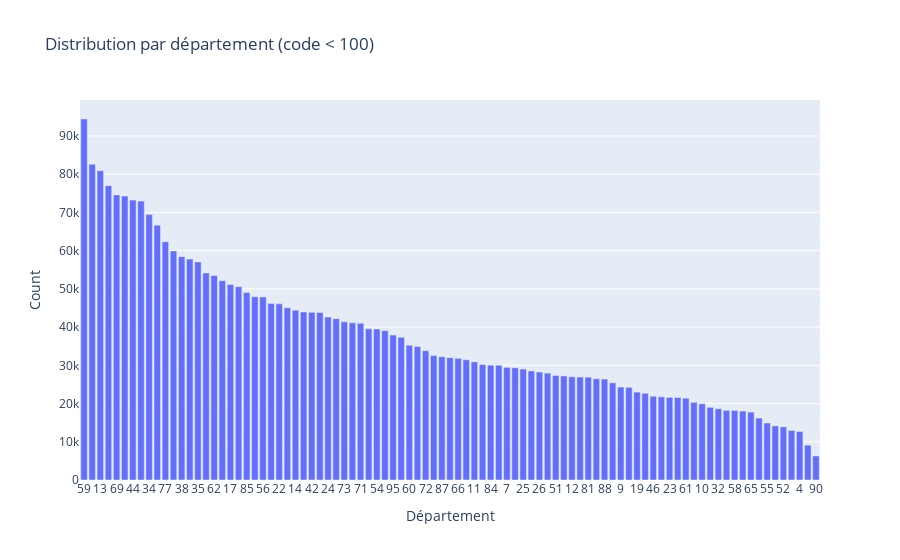

Notebook code cell kept with this figure:
### Markdown cell above
### Widget 1.3
<!-- COMPLÉTEZ ICI: Décrivez le type de graphique et les insights attendus -->

### Code cell
# Distribution par département
def distribution_par_departement(df, sort=False):
    df['code_departement'] = df['code_departement'].astype(str)
    
    # Filter departments where numeric code is less than 100
    df_filtered = df[pd.to_numeric(df['code_departement'], errors='coerce') < 100]
    
    dept_counts = df_filtered['code_departement'].value_counts(sort=sort).reset_index()
    dept_counts.columns = ['Département', 'Count']
    
    # Department names mapping
    dept_names = {
        '01': 'Ain', '02': 'Aisne', '03': 'Allier', '04': 'Alpes-de-Haute-Provence',
        '05': 'Hautes-Alpes', '06': 'Alpes-Maritimes', '07': 'Ardèche', '08': 'Ardennes',
        '09': 'Ariège', '10': 'Aube', '11': 'Aude', '12': 'Aveyron',
        '13': 'Bouches-du-Rhône', '14': 'Calvados', '15': 'Cantal', '16': 'Charente',
        '17': 'Charente-Maritime', '18': 'Cher', '19': 'Corrèze', '21': "Côte-d'Or",
        '22': "Côtes-d'Armor", '23': 'Creuse', '24': 'Dordogne', '25': 'Doubs',
        '26': 'Drôme', '27': 'Eure', '28': 'Eure-et-Loir', '29': 'Finistère',
        '2A': 'Corse-du-Sud', '2B': 'Haute-Corse', '30': 'Gard', '31': 'Haute-Garonne',
        '32': 'Gers', '33': 'Gironde', '34': 'Hérault', '35': 'Ille-et-Vilaine',
        '36': 'Indre', '37': 'Indre-et-Loire', '38': 'Isère', '39': 'Jura',
        '40': 'Landes', '41': 'Loir-et-Cher', '42': 'Loire', '43': 'Haute-Loire',
        '44': 'Loire-Atlantique', '45': 'Loiret', '46': 'Lot', '47': 'Lot-et-Garonne',
        '48': 'Lozère', '49': 'Maine-et-Loire', '50': 'Manche', '51': 'Marne',
        '52': 'Haute-Marne', '53': 'Mayenne', '54': 'Meurthe-et-Moselle', '55': 'Meuse',
        '56': 'Morbihan', '57': 'Moselle', '58': 'Nièvre', '59': 'Nord',
        '60': 'Oise', '61': 'Orne', '62': 'Pas-de-Calais', '63': 'Puy-de-Dôme',
        '64': 'Pyrénées-Atlantiques', '65': 'Hautes-Pyrénées', '66': 'Pyrénées-Orientales',
        '67': 'Bas-Rhin', '68': 'Haut-Rhin', '69': 'Rhône', '70': 'Haute-Saône',
        '71': 'Saône-et-Loire', '72': 'Sarthe', '73': 'Savoie', '74': 'Haute-Savoie',
        '75': 'Paris', '76': 'Seine-Maritime', '77': 'Seine-et-Marne', '78': 'Yvelines',
        '79': 'Deux-Sèvres', '80': 'Somme', '81': 'Tarn', '82': 'Tarn-et-Garonne',
        '83': 'Var', '84': 'Vaucluse', '85': 'Vendée', '86': 'Vienne',
        '87': 'Haute-Vienne', '88': 'Vosges', '89': 'Yonne', '90': 'Territoire de Belfort',
        '91': 'Essonne', '92': 'Hauts-de-Seine', '93': 'Seine-Saint-Denis', '94': 'Val-de-Marne',
        '95': "Val-d'Oise"
    }
    
    # Ensure Département column is string type
    dept_counts['Département'] = dept_counts['Département'].astype(str)
    dept_counts['Nom'] = dept_counts['Département'].map(dept_names)
    
    fig = px.bar(dept_counts,
                 x='Département',
                 y='Count',
                 title='Distribution par département (code < 100)',
                 text='Count',
                 hover_data=['Nom'])
    fig.show()

distribution_par_departement(df, sort=True)

### Figure 1 — Plotly figure (JSON) as saved in the notebook; plotly's stock layout.template omitted (floating-point values rounded to 4 significant figures)
{"data": [{"customdata": [["Nord"], ["Gironde"], ["Bouches-du-Rhône"], [null], ["Rhône"], ["Paris"], ["Loire-Atlantique"], ["Var"], ["Hérault"], ["Haute-Garonne"], ["Seine-et-Marne"], ["Haute-Savoie"], ["Isère"], ["Hauts-de-Seine"], ["Ille-et-Vilaine"], ["Finistère"], ["Pas-de-Calais"], ["Seine-Maritime"], ["Charente-Maritime"], ["Seine-Saint-Denis"], ["Vendée"], ["Maine-et-Loire"], ["Morbihan"], ["Yvelines"], ["Côtes-d'Armor"], ["Gard"], ["Calvados"], ["Val-de-Marne"], ["Loire"], ["Puy-de-Dôme"], ["Dordogne"], ["Manche"], ["Savoie"], ["Essonne"], ["Saône-et-Loire"], ["Pyrénées-Atlantiques"], ["Meurthe-et-Moselle"], [null], ["Val-d'Oise"], ["Indre-et-Loire"], ["Oise"], ["Loiret"], ["Sarthe"], ["Côte-d'Or"], ["Haute-Vienne"], ["Vienne"], ["Pyrénées-Orientales"], ["Landes"], ["Aude"], ["Charente"], ["Vaucluse"], ["Deux-Sèvres"], [null], [null], ["Doubs"], ["Eure"], ["Drôme"], ["Somme"], ["Marne"], ["Yonne"], ["Aveyron"], [null], ["Tarn"], ["Loir-et-Cher"], ["Vosges"], ["Lot-et-Garonne"], [null], ["Eure-et-Loir"], ["Corrèze"], ["Haute-Loire"], ["Lot"], ["Mayenne"], ["Creuse"], ["Cher"], ["Orne"], ["Indre"], ["Aube"], ["Haute-Saône"], ["Gers"], ["Jura"], ["Nièvre"], ["Tarn-et-Garonne"], ["Hautes-Pyrénées"], [null], ["Meuse"], [null], ["Haute-Marne"], ["Cantal"], [null], ["Lozère"], ["Territoire de Belfort"]], "hovertemplate": "Département=%{x}<br>Count=%{text}<br>Nom=%{customdata[0]}<extra></extra>", "legendgroup": "", "marker": {"color": "#636efa", "pattern": {"shape": ""}}, "name": "", "orientation": "v", "showlegend": false, "text": [94440.0, 82600.0, 80900.0, 76990.0, 74590.0, 74280.0, 73230.0, 72990.0, 69440.0, 66660.0, 62340.0, 59940.0, 58430.0, 57800.0, 57050.0, 54160.0, 53510.0, 52130.0, 51120.0, 50570.0, 49070.0, 47910.0, 47900.0, 46170.0, 46080.0, 45080.0, 44420.0, 43950.0, 43860.0, 43830.0, 42640.0, 42210.0, 41380.0, 41110.0, 41000.0, 39560.0, 39510.0, 39070.0, 37920.0, 37320.0, 35240.0, 34920.0, 33820.0, 32560.0, 32250.0, 32000.0, 31820.0, 31460.0, 30920.0, 30200.0, 30050.0, 30020.0, 29470.0, 29360.0, 29040.0, 28530.0, 28250.0, 27960.0, 27350.0, 27230.0, 27000.0, 26940.0, 26900.0, 26480.0, 26400.0, 25420.0, 24300.0, 24240.0, 23000.0, 22690.0, 21920.0, 21760.0, 21610.0, 21580.0, 21400.0, 20320.0, 19950.0, 19010.0, 18660.0, 18210.0, 18200.0, 18040.0, 17770.0, 16200.0, 14910.0, 14170.0, 13900.0, 12970.0, 12690.0, 9110.0, 6295.0], "textposition": "auto", "type": "bar", "x": ["59", "33", "13", "6", "69", "75", "44", "83", "34", "31", "77", "74", "38", "92", "35", "29", "62", "76", "17", "93", "85", "49", "56", "78", "22", "30", "14", "94", "42", "63", "24", "50", "73", "91", "71", "64", "54", "1", "95", "37", "60", "45", "72", "21", "87", "86", "66", "40", "11", "16", "84", "79", "7", "2", "25", "27", "26", "80", "51", "89", "12", "3", "81", "41", "88", "47", "9", "28", "19", "43", "46", "53", "23", "18", "61", "36", "10", "70", "32", "39", "58", "82", "65", "8", "55", "5", "52", "15", "4", "48", "90"], "xaxis": "x", "y": [94445, 82602, 80897, 76991, 74593, 74279, 73231, 72990, 69442, 66665, 62339, 59941, 58427, 57795, 57053, 54164, 53506, 52132, 51118, 50573, 49066, 47911, 47898, 46171, 46079, 45084, 44416, 43949, 43857, 43827, 42638, 42207, 41384, 41114, 40996, 39556, 39506, 39073, 37924, 37315, 35243, 34917, 33823, 32561, 32250, 31995, 31825, 31456, 30916, 30199, 30048, 30018, 29466, 29362, 29038, 28527, 28254, 27963, 27346, 27227, 27004, 26938, 26903, 26479, 26403, 25423, 24305, 24242, 22996, 22690, 21918, 21761, 21608, 21576, 21401, 20317, 19952, 19009, 18660, 18210, 18203, 18036, 17770, 16204, 14906, 14167, 13901, 12966, 12690, 9110, 6295], "yaxis": "y"}], "layout": {"barmode": "relative", "legend": {"tracegroupgap": 0}, "title": {"text": "Distribution par département (code < 100)"}, "xaxis": {"anchor": "y", "domain": [0, 1], "title": {"text": "Département"}}, "yaxis": {"anchor": "x", "domain": [0, 1], "title": {"text": "Count"}}}}
